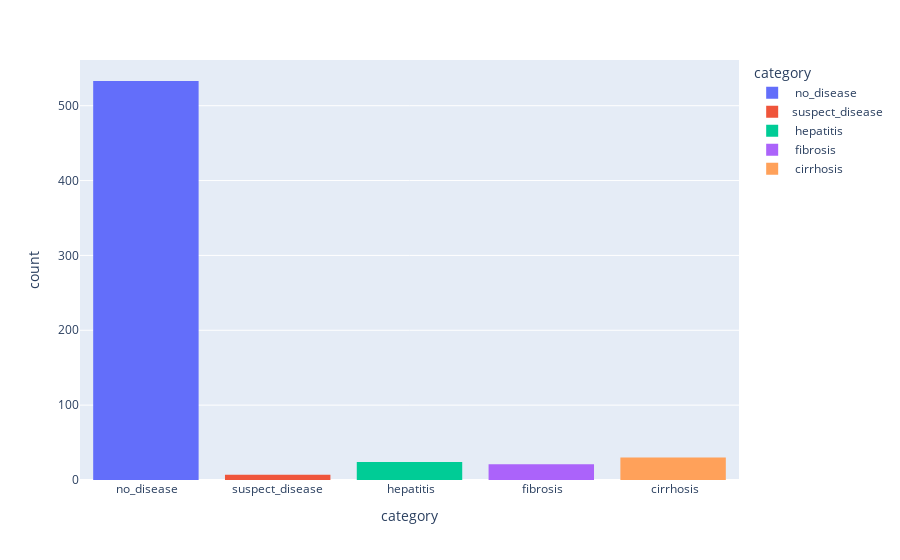

The cell this chart's notebook holds for it:
### Code cell
#Plot for category feature
fig=px.histogram(liver_disease_data,x='category',color='category')
fig.show()

### Figure 1 — Plotly figure (JSON) as saved in the notebook; plotly's stock layout.template omitted (floating-point values rounded to 4 significant figures; data arrays with more than 128 entries replaced by an {"elided": "..."} marker saying what was removed)
{"data": [{"alignmentgroup": "True", "bingroup": "x", "hovertemplate": "category=%{x}<br>count=%{y}<extra></extra>", "legendgroup": " no_disease", "marker": {"color": "#636efa", "pattern": {"shape": ""}}, "name": " no_disease", "offsetgroup": " no_disease", "orientation": "v", "showlegend": true, "type": "histogram", "x": {"elided": "533 str values"}, "xaxis": "x", "yaxis": "y"}, {"alignmentgroup": "True", "bingroup": "x", "hovertemplate": "category=%{x}<br>count=%{y}<extra></extra>", "legendgroup": "suspect_disease", "marker": {"color": "#EF553B", "pattern": {"shape": ""}}, "name": "suspect_disease", "offsetgroup": "suspect_disease", "orientation": "v", "showlegend": true, "type": "histogram", "x": ["suspect_disease", "suspect_disease", "suspect_disease", "suspect_disease", "suspect_disease", "suspect_disease", "suspect_disease"], "xaxis": "x", "yaxis": "y"}, {"alignmentgroup": "True", "bingroup": "x", "hovertemplate": "category=%{x}<br>count=%{y}<extra></extra>", "legendgroup": " hepatitis", "marker": {"color": "#00cc96", "pattern": {"shape": ""}}, "name": " hepatitis", "offsetgroup": " hepatitis", "orientation": "v", "showlegend": true, "type": "histogram", "x": [" hepatitis", " hepatitis", " hepatitis", " hepatitis", " hepatitis", " hepatitis", " hepatitis", " hepatitis", " hepatitis", " hepatitis", " hepatitis", " hepatitis", " hepatitis", " hepatitis", " hepatitis", " hepatitis", " hepatitis", " hepatitis", " hepatitis", " hepatitis", " hepatitis", " hepatitis", " hepatitis", " hepatitis"], "xaxis": "x", "yaxis": "y"}, {"alignmentgroup": "True", "bingroup": "x", "hovertemplate": "category=%{x}<br>count=%{y}<extra></extra>", "legendgroup": " fibrosis", "marker": {"color": "#ab63fa", "pattern": {"shape": ""}}, "name": " fibrosis", "offsetgroup": " fibrosis", "orientation": "v", "showlegend": true, "type": "histogram", "x": [" fibrosis", " fibrosis", " fibrosis", " fibrosis", " fibrosis", " fibrosis", " fibrosis", " fibrosis", " fibrosis", " fibrosis", " fibrosis", " fibrosis", " fibrosis", " fibrosis", " fibrosis", " fibrosis", " fibrosis", " fibrosis", " fibrosis", " fibrosis", " fibrosis"], "xaxis": "x", "yaxis": "y"}, {"alignmentgroup": "True", "bingroup": "x", "hovertemplate": "category=%{x}<br>count=%{y}<extra></extra>", "legendgroup": " cirrhosis", "marker": {"color": "#FFA15A", "pattern": {"shape": ""}}, "name": " cirrhosis", "offsetgroup": " cirrhosis", "orientation": "v", "showlegend": true, "type": "histogram", "x": [" cirrhosis", " cirrhosis", " cirrhosis", " cirrhosis", " cirrhosis", " cirrhosis", " cirrhosis", " cirrhosis", " cirrhosis", " cirrhosis", " cirrhosis", " cirrhosis", " cirrhosis", " cirrhosis", " cirrhosis", " cirrhosis", " cirrhosis", " cirrhosis", " cirrhosis", " cirrhosis", " cirrhosis", " cirrhosis", " cirrhosis", " cirrhosis", " cirrhosis", " cirrhosis", " cirrhosis", " cirrhosis", " cirrhosis", " cirrhosis"], "xaxis": "x", "yaxis": "y"}], "layout": {"barmode": "relative", "legend": {"title": {"text": "category"}, "tracegroupgap": 0}, "margin": {"t": 60}, "xaxis": {"anchor": "y", "categoryarray": [" no_disease", "suspect_disease", " hepatitis", " fibrosis", " cirrhosis"], "categoryorder": "array", "domain": [0, 1], "title": {"text": "category"}}, "yaxis": {"anchor": "x", "domain": [0, 1], "title": {"text": "count"}}}}
